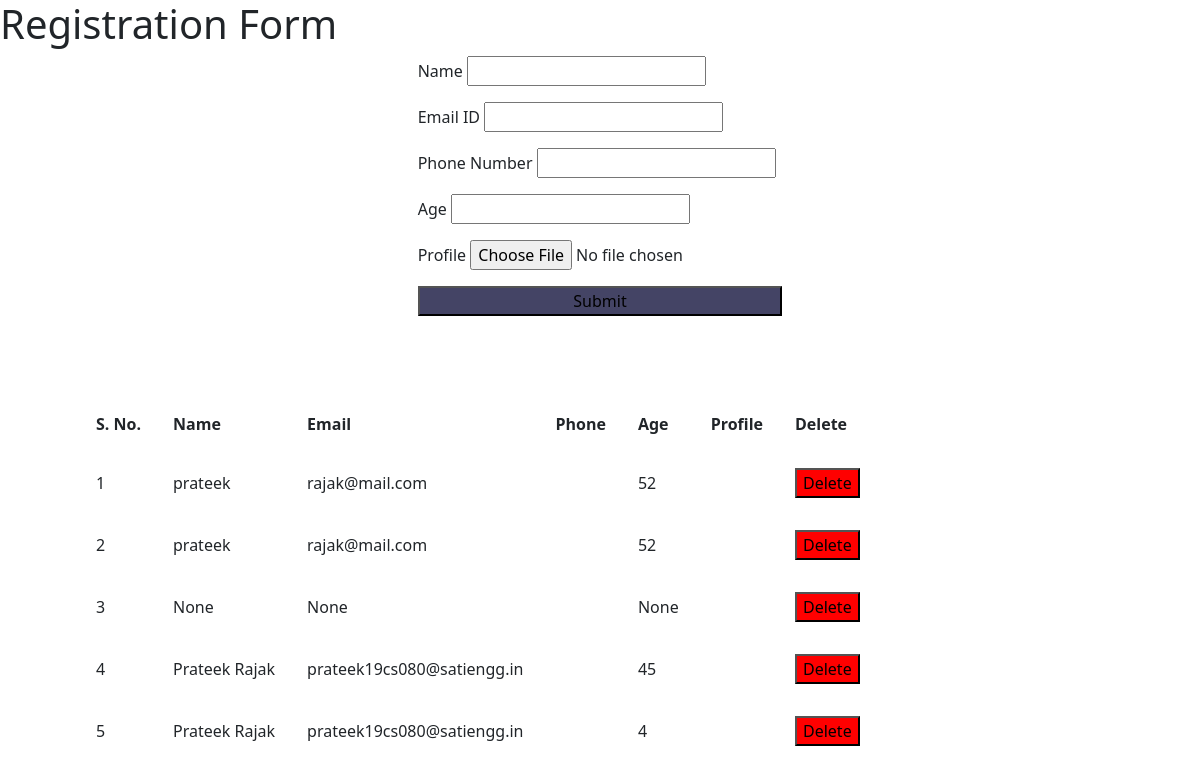
Screenshot of /form/ with the database file from the repository.
### home/models.py (models this page shows)
class User(models.Model):
   name = models.CharField(max_length=255, null=True)
   email = models.EmailField(max_length=255, null=True)
   phone = models.CharField(max_length=255, null=True)
   age = models.IntegerField(null=True)
   profile = models.FileField(null=True)

### home/views.py (the view, shortened to what this page needs)
# urls.py: path('form/', RegistrationForm, name='form'),
def RegistrationForm(request):
    data=User.objects.all()
    context={'users': data}
    return render(request, "home/form.html", context)

### home/templates/home/form.html (shortened to what this page needs)
{% extends "base.html" %}
{% block start %}
<div>
    <h1>Registration Form</h1>
<form style="display: flex; justify-content: center;" method="post" enctype="multipart/form-data">
    <div style="display: grid; grid-gap: 1rem;">
        <div>
            <label>Name</label>
            <input name="name" type="text"/>
        </div>
        <div>
            <label>Email ID</label>
            <input name="email" type="text"/>
        </div>
        <div>
            <label>Phone Number</label>
            <input name="phone" type="number"/>
        </div>
        <div>
            <label>Age</label>
            <input name="age" type="number"/>
        </div>
        <div>
            <label>Profile</label>
            <input name="profile" type="file"/>
        </div>
        <button type="submit" style="background-color: rgb(68, 68, 101);">Submit</button>
    </div>
</form>
<div style="padding: 5rem;">
    <table>
        <thead>
            <th style="padding: 1rem;">S. No.</th>
            <th style="padding: 1rem;">
               Name
            </th>
            <th style="padding: 1rem;">
                Email
             </th>
             <th style="padding: 1rem;">
                Phone
             </th>
             <th style="padding: 1rem;">
                Age
             </th>
             <th style="padding: 1rem;">
                Profile
             </th>
             <th style="padding: 1rem;">
                Delete
             </th>
    </thead>
    <tbody>
        {% for user in users %}
        <tr>
          <td style="padding: 1rem;">{{forloop.counter}}</td>
          <td style="padding: 1rem;">{{user.name}}</td>
          <td style="padding: 1rem;">{{user.email}}</td>
          <td style="padding: 1rem;">{{user.number}}</td>
          <td style="padding: 1rem;">{{user.age}}</td>
          <td style="padding: 1rem;">{{user.profile}}</td>
          <td style="padding: 1rem;"><a href="delete/{{user.id}}/"><button style="background-color: red;">Delete</button></a></td>
        </tr>
        {% endfor %}
    </tbody>
    </table>
</div>
</div>
{% endblock %}

### home/templates/base.html (shortened to what this page needs)
<!DOCTYPE html>
<html>
    <head>
        <link href="https://cdn.jsdelivr.net/npm/bootstrap@5.3.2/dist/css/bootstrap.min.css" rel="stylesheet">
    </head>
    <body>
        {% block start %}
        {% endblock %}
    </body>
    </html>

### rows the page displays
User: name "prateek", email "rajak@mail.com", age "52"
User: name "prateek", email "rajak@mail.com", age "52"
User: name "None", email "None", age "None"
User: name "Prateek Rajak", email "prateek19cs080@satiengg.in", age "45"
User: name "Prateek Rajak", email "prateek19cs080@satiengg.in", age "4"
